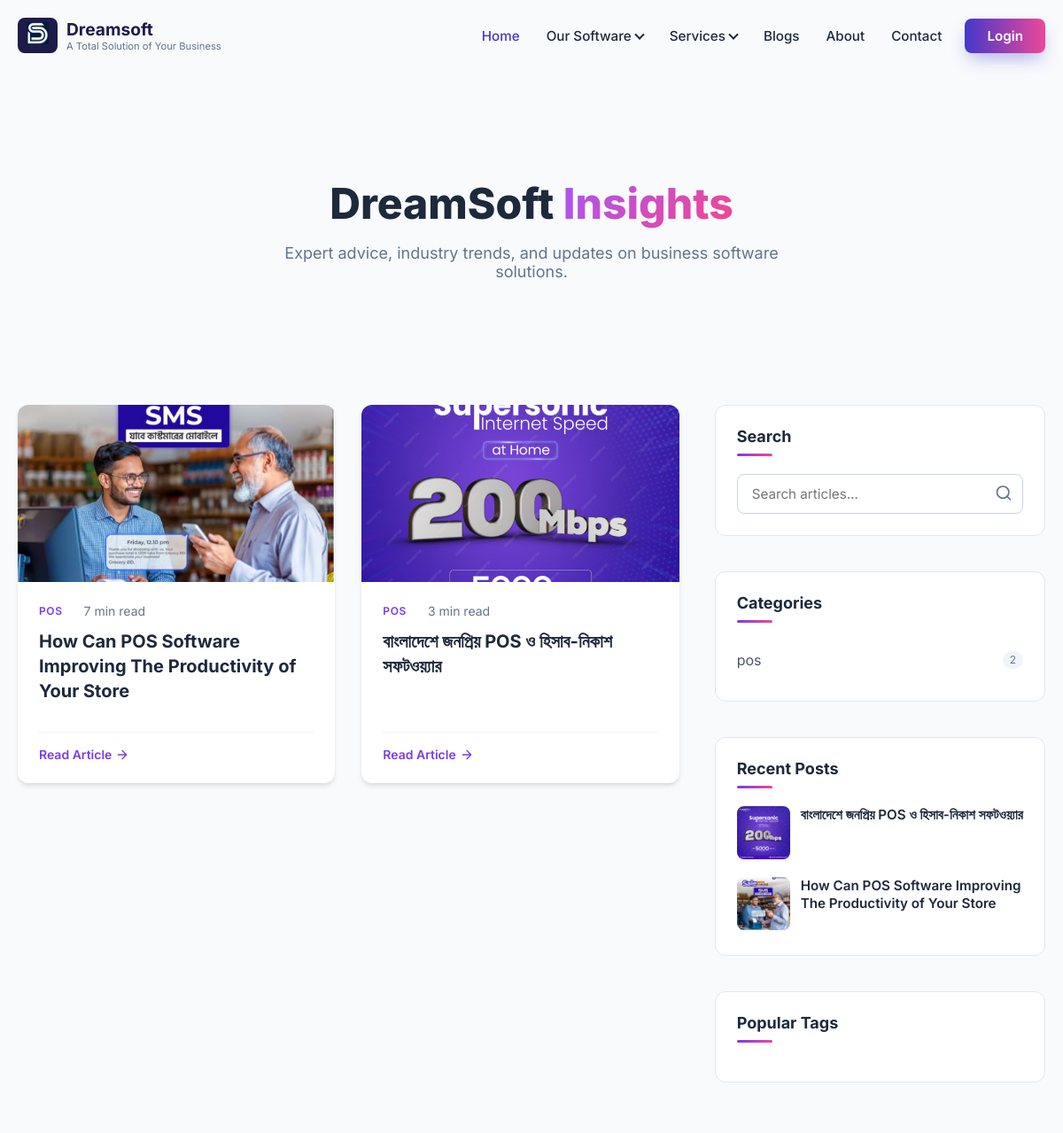
Page /blog/ (upper part) on the earlier database version.
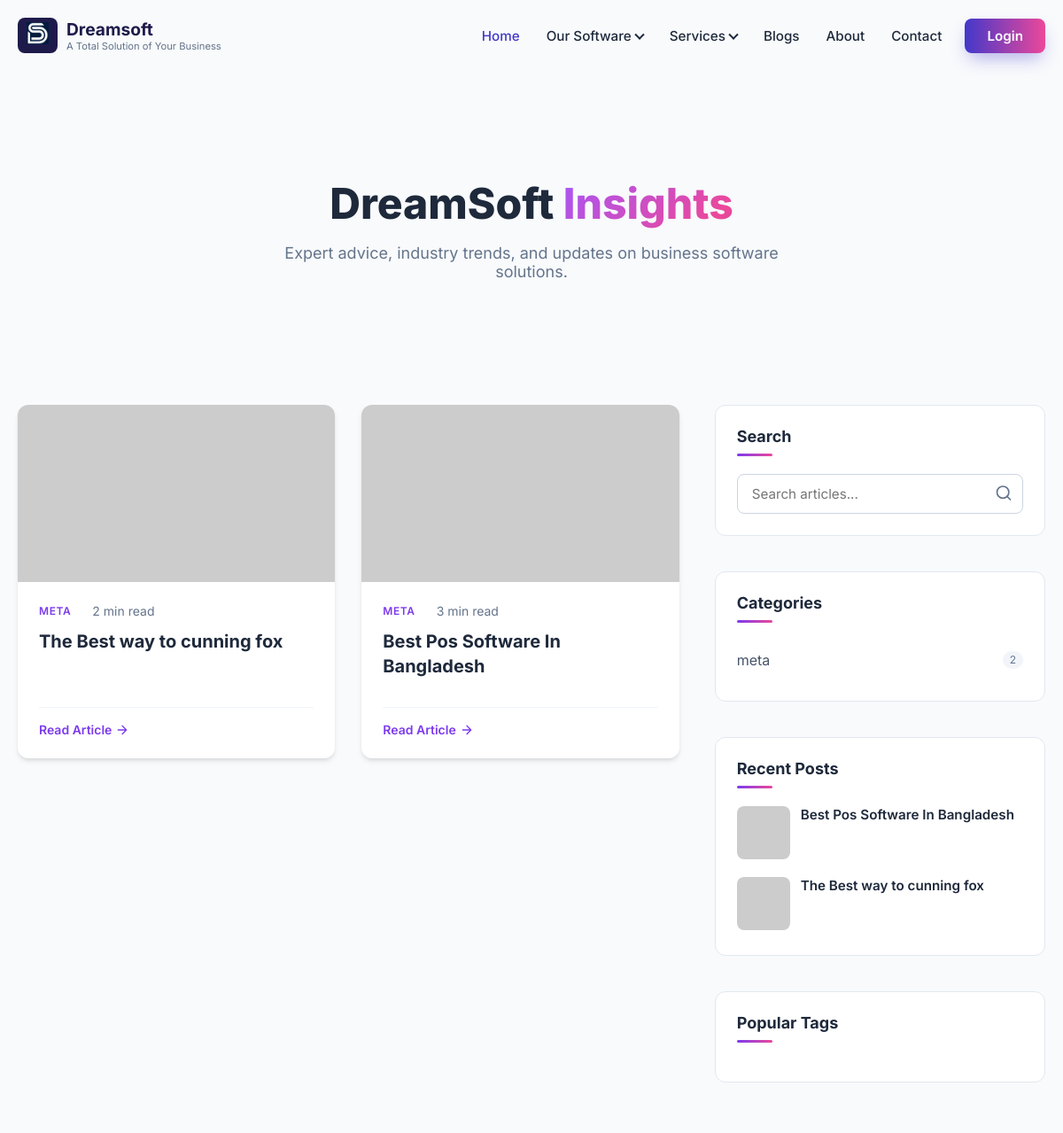
Same page on the later database version.
### Pages/models.py (models this page shows, shortened)
class BlogPost(models.Model):
    STATUS_CHOICES = (
        ('draft', 'Draft'),
        ('published', 'Published'),
        ('archived', 'Archived'),
    )
    title = models.CharField(max_length=255)
    slug = models.SlugField(max_length=255, unique=True, blank=True)
    author = models.ForeignKey(User, on_delete=models.CASCADE, related_name='blog_posts')
    category = models.ForeignKey(Category, on_delete=models.SET_NULL, null=True, related_name='posts')
    tags = models.ManyToManyField(Tag, blank=True, related_name='posts')
    content = RichTextUploadingField('Content')
    excerpt = models.TextField(blank=True, help_text="Short summary for list views and SEO description")
    featured_image = models.ImageField(upload_to='blog_images/%Y/%m/', blank=True, null=True)
    status = models.CharField(max_length=10, choices=STATUS_CHOICES, default='draft')
    is_featured = models.BooleanField(default=False, help_text="Pin this post to the top or featured section")
    meta_title = models.CharField(max_length=255, blank=True, help_text="SEO Title (defaults to post title)")
    meta_description = models.CharField(max_length=160, blank=True, help_text="SEO Description (defaults to excerpt)")
    meta_keywords = models.CharField(max_length=255, blank=True, help_text="Comma-separated SEO keywords")
    views_count = models.PositiveIntegerField(default=0)
    reading_time = models.PositiveIntegerField(default=0, help_text="Estimated reading time in minutes")
    published_at = models.DateTimeField(blank=True, null=True)
    created_at = models.DateTimeField(auto_now_add=True)
    updated_at = models.DateTimeField(auto_now=True)
    class Meta:
        ordering = ['-published_at', '-created_at']

class Category(models.Model):
    name = models.CharField(max_length=100, unique=True)
    slug = models.SlugField(max_length=100, unique=True, blank=True)
    description = models.TextField(blank=True, null=True)
    created_at = models.DateTimeField(auto_now_add=True)
    class Meta:
        verbose_name_plural = "Categories"
        ordering = ['name']

### Pages/views/blog_view.py (the view)
# urls.py: path('blog/', blog_view.blog_list, name='blog_list'),
def blog_list(request):
    search_query = request.GET.get('q')
    posts_list = BlogPost.objects.filter(status='published')
    if search_query:
        posts_list = posts_list.filter(
            Q(title__icontains=search_query) |
            Q(content__icontains=search_query) |
            Q(excerpt__icontains=search_query)
        ).distinct()
    paginator = Paginator(posts_list, 10) # 10 posts per page
    page = request.GET.get('page')
    try:
        posts = paginator.page(page)
    except PageNotAnInteger:
        posts = paginator.page(1)
    except EmptyPage:
        posts = paginator.page(paginator.num_pages)
    context = get_common_context()
    context.update({
        'posts': posts,
        'search_query': search_query,
        'is_search': bool(search_query),
        'page_title': f"Search Results for '{search_query}'" if search_query else "Latest Insights & Updates"
    })
    return render(request, 'Pages/blog/blog_list.html', context)

### Pages/views/blog_view.py (called while the page is built)
def get_common_context():
    categories = Category.objects.annotate(post_count=Count('posts', filter=Q(posts__status='published'))).filter(post_count__gt=0).order_by('-post_count')
    recent_posts = BlogPost.objects.filter(status='published').order_by('-published_at')[:5]
    tags = Tag.objects.annotate(post_count=Count('posts', filter=Q(posts__status='published'))).filter(post_count__gt=0).order_by('-post_count')[:10]
    return {
        'categories': categories,
        'recent_posts': recent_posts,
        'tags': tags,
    }

### Pages/templates/Pages/blog/blog_list.html (shortened to what this page needs)
{% extends 'Pages/base.html' %}
{% load static %}
{% block extra_css %}
    <link rel="stylesheet" href="{% static 'Pages/css/style.css' %}">
    <link rel="stylesheet" href="{% static 'Pages/css/blog.css' %}">
{% endblock %}
{% block content %}
<section class="blog-hero">
    <div class="container">
        {% if is_search %}
            <h1>Search Results</h1>
            <p>Showing results for "{{ search_query }}"</p>
        {% elif current_category %}
            <h1>{{ current_category.name }}</h1>
            <p>{{ current_category.description|default:"Browse posts in this category" }}</p>
        {% elif current_tag %}
            <h1>Tag: {{ current_tag.name }}</h1>
            <p>Posts tagged with "{{ current_tag.name }}"</p>
        {% else %}
            <h1>DreamSoft <span class="text-gradient">Insights</span></h1>
            <p>Expert advice, industry trends, and updates on business software solutions.</p>
        {% endif %}
    </div>
</section>
<section class="blog-section">
    <div class="container">
        <div class="blog-container">
            <div class="blog-main">
                {% if posts %}
                <div class="blog-grid">
                    {% for post in posts %}
                    <article class="blog-card">
                        <div class="blog-card-img">
                            <a href="{% url 'blog_detail' post.slug %}">
                                {% if post.featured_image %}
                                    <img src="{{ post.featured_image.url }}" alt="{{ post.title }}">
                                {% else %}
                                    <img src="https://via.placeholder.com/600x400?text=DreamSoft+Blog" alt="{{ post.title }}">
                                {% endif %}
                            </a>
                        </div>
                        <div class="blog-card-content">
                            <div class="blog-meta">
                                {% if post.category %}
                                <a href="{% url 'blog_category' post.category.slug %}" class="blog-category">{{ post.category.name }}</a>
                                {% endif %}
                                <span class="blog-read-time">{{ post.reading_time }} min read</span>
                            </div>
                            <h3 class="blog-title">
                                <a href="{% url 'blog_detail' post.slug %}">{{ post.title }}</a>
                            </h3>
                            <p class="blog-excerpt">
                            </p>
                            <div class="blog-footer">
                                <a href="{% url 'blog_detail' post.slug %}" class="read-more">
                                    Read Article <svg viewBox="0 0 24 24" width="16" height="16" fill="none" stroke="currentColor" stroke-width="2" stroke-linecap="round" stroke-linejoin="round"><path d="M5 12h14M12 5l7 7-7 7"/></svg>
                                </a>
                            </div>
                        </div>
                    </article>
                    {% endfor %}
                </div>
                {% else %}
                <div class="no-posts">
                    <h3>No posts found.</h3>
                    <p>Try searching for something else or browse our categories.</p>
                </div>
                {% endif %}
            </div>
            {% include 'Pages/blog/sidebar.html' %}
        </div>
    </div>
</section>
{% endblock %}

### Pages/templates/Pages/base.html (shortened to what this page needs)
{% load static %}
<!DOCTYPE html>
<html lang="en">
<head>
    <link rel="stylesheet" href="{% static 'Pages/css/theme.css' %}">
    {% block extra_css %}{% endblock %}
</head>
<body>
    {% include 'Pages/partials/header.html' %}
    <main>
        {% block content %}
        {% endblock %}
    </main>
</body>
</html>

### Pages/templates/Pages/partials/header.html (shortened to what this page needs)
{% load static %}
<header class="site-header">
    <div class="container">
        <nav class="navbar">
            <div class="logo">
                <a href="{% url 'home' %}">
                    <span class="logo-icon"><img src="{% static 'Pages/images/logo.png' %}" alt="Dreamsoft" height="25" width="25"></span>
                    <div class="logo-text">
                        <span class="brand-name">Dreamsoft</span>
                        <span class="tagline">A Total Solution of Your Business</span>
                    </div>
                </a>
            </div>
            <div class="nav-menu" id="site-nav-menu" data-nav-menu>
                <ul class="nav-links">
                    <li><a href="{% url 'home' %}" class="active">Home</a></li>
                    <li class="nav-item has-dropdown">
                        <a href="#">Our Software <span class="arrow-down"></span></a>
                    </li>
                    <li class="nav-item has-dropdown">
                        <a href="#">Services <span class="arrow-down"></span></a>
                    </li>
                    <li><a href="{% url 'blog_list' %}">Blogs</a></li>
                    <li><a href="{% url 'about_us' %}">About</a></li>
                    <li><a href="{% url 'contact_us' %}">Contact</a></li>
                </ul>
                <div class="header-cta">
                    <a href="#" class="btn btn-gradient btn-gradient--sm">Login</a>
                </div>
            </div>
        </nav>
    </div>
</header>

### Pages/templates/Pages/blog/sidebar.html (shortened to what this page needs)
<aside class="blog-sidebar">
    <div class="sidebar-widget">
        <h4 class="widget-title">Search</h4>
        <form action="{% url 'blog_list' %}" method="get" class="search-form">
            <input type="text" name="q" class="search-input" placeholder="Search articles..." value="{{ search_query|default:'' }}">
            <button type="submit" class="search-btn" aria-label="Search">
                <svg viewBox="0 0 24 24" width="20" height="20" fill="none" stroke="currentColor" stroke-width="2" stroke-linecap="round" stroke-linejoin="round"><circle cx="11" cy="11" r="8"/><path d="M21 21l-4.35-4.35"/></svg>
            </button>
        </form>
    </div>
    <div class="sidebar-widget">
        <h4 class="widget-title">Categories</h4>
        <ul class="category-list">
            {% for cat in categories %}
            <li>
                <a href="{% url 'blog_category' cat.slug %}">
                    <span>{{ cat.name }}</span>
                    <span class="category-count">{{ cat.post_count }}</span>
                </a>
            </li>
            {% endfor %}
        </ul>
    </div>
    <div class="sidebar-widget">
        <h4 class="widget-title">Recent Posts</h4>
        <div class="recent-posts-list">
            {% for recent in recent_posts %}
            <div class="recent-post-item">
                <a href="{% url 'blog_detail' recent.slug %}" class="recent-post-link">
                    {% if recent.featured_image %}
                    <img src="{{ recent.featured_image.url }}" alt="{{ recent.title }}" class="recent-post-img">
                    {% else %}
                    <img src="https://via.placeholder.com/150?text=Post" alt="{{ recent.title }}" class="recent-post-img">
                    {% endif %}
                </a>
                <div class="recent-post-info">
                    <h4><a href="{% url 'blog_detail' recent.slug %}">{{ recent.title }}</a></h4>
                </div>
            </div>
            {% endfor %}
        </div>
    </div>
    <div class="sidebar-widget">
        <h4 class="widget-title">Popular Tags</h4>
    </div>
</aside>

### Pages/static/Pages/css/theme.css (style rules this page uses)
:root { --primary-color: #4338ca; --secondary-color: #8b5cf6; --accent-color: #a855f7; --text-dark: #1e293b; --text-light: #64748b; --white: #ffffff; --bg-light: #f8fafc; --gradient-btn: linear-gradient(135deg, #4338ca, #8b5cf6); --gradient-hover: linear-gradient(135deg, #3730a3, #7c3aed); }
* { margin: 0; padding: 0; box-sizing: border-box; font-family: 'Inter', sans-serif; }
body { background-color: var(--bg-light); color: var(--text-dark); overflow-x: hidden; }
.container { max-width: 1280px; margin: 0 auto; padding: 0 20px; }
a { text-decoration: none; color: inherit; }
ul { list-style: none; }
.btn { display: inline-flex; align-items: center; justify-content: center; border: 0; cursor: pointer; user-select: none; -webkit-tap-highlight-color: transparent; }
.btn-gradient { border-radius: 8px; color: white; font-weight: 600; background: linear-gradient(270deg, #4338ca, #8b5cf6, #ec4899, #4338ca); background-size: 300% 300%; animation: gradient-move 4s ease infinite; box-shadow: 0 10px 20px -5px rgba(67, 56, 202, 0.4); transition: transform 0.3s, box-shadow 0.3s; }
.btn-gradient--sm { padding: 10px 25px; font-size: 0.95rem; }
.site-header { padding: 20px 0; position: sticky; top: 0; z-index: 1000; background-color: rgba(248, 250, 252, 0.9); backdrop-filter: blur(10px); }
.navbar { display: flex; justify-content: space-between; align-items: center; }
.nav-menu { display: flex; align-items: center; gap: 26px; }
.logo a { display: flex; align-items: center; gap: 10px; }
.logo-icon { background-color: #1e1b4b; color: white; font-weight: 800; padding: 5px 10px; border-radius: 8px; font-size: 1.2rem; }
.logo-text { display: flex; flex-direction: column; }
.brand-name { font-weight: 700; font-size: 1.2rem; color: #1e1b4b; }
.tagline { font-size: 0.7rem; color: var(--text-light); }
.nav-links { display: flex; gap: 30px; align-items: center; }
.nav-links a { font-weight: 500; color: var(--text-dark); font-size: 0.95rem; transition: color 0.3s; display: flex; align-items: center; gap: 5px; }
.nav-links a:hover, .nav-links a.active { color: var(--primary-color); }
.arrow-down { position: relative; width: 8px; height: 8px; display: inline-block; }
.arrow-down::before { content: ''; position: absolute; top: 50%; left: 0; width: 6px; height: 6px; border-left: 2px solid currentColor; border-bottom: 2px solid currentColor; transform: translateY(-60%) rotate(-45deg); transform-origin: center; }
.nav-item.has-dropdown { position: relative; height: 100%; display: flex; align-items: center; }
.text-gradient { background: linear-gradient(135deg, #a855f7, #ec4899, #4338ca); -webkit-background-clip: text; -webkit-text-fill-color: transparent; background-clip: text; background-size: 200% auto; animation: gradient-text 5s ease infinite; }

### Pages/static/Pages/css/style.css (style rules this page uses)
.text-gradient { background: linear-gradient(135deg, #a855f7, #ec4899, #4338ca); -webkit-background-clip: text; -webkit-text-fill-color: transparent; background-clip: text; background-size: 200% auto; animation: gradient-text 5s ease infinite; }

Differences in the rows shown:
removed BlogPost: featured_image (picture), category.name "POS", reading_time "7", title "How Can POS Software Improving The Productivity of Your Store"
removed BlogPost: featured_image (picture), category.name "POS", reading_time "3", title "বাংলাদেশে জনপ্রিয় POS ও হিসাব-নিকাশ সফটওয়্যার"
removed Category: name "pos", post_count "2"
added BlogPost: category.name "META", reading_time "2", title "The Best way to cunning fox"
added BlogPost: category.name "META", reading_time "3", title "Best Pos Software In Bangladesh"
added Category: name "meta", post_count "2"
